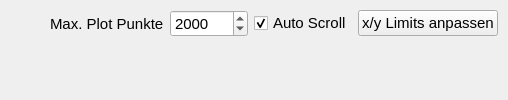
           <widget class="QWidget" name="time">
            <attribute name="title">
             <string>Zeitverlauf</string>
            </attribute>
            <layout class="QGridLayout" name="gridLayout_6">
             <property name="leftMargin">
              <number>10</number>
             </property>
             <property name="topMargin">
              <number>10</number>
             </property>
             <property name="rightMargin">
              <number>10</number>
             </property>
             <property name="bottomMargin">
              <number>5</number>
             </property>
             <item row="0" column="0">
              <layout class="QHBoxLayout" name="horizontalLayout_8">
               <property name="topMargin">
                <number>0</number>
               </property>
               <item>
                <spacer name="horizontalSpacer">
                 <property name="font">
                  <font>
                   <pointsize>11</pointsize>
                  </font>
                 </property>
                 <property name="orientation">
                  <enum>Qt::Orientation::Horizontal</enum>
                 </property>
                 <property name="sizeHint" stdset="0">
                  <size>
                   <width>40</width>
                   <height>20</height>
                  </size>
                 </property>
                </spacer>
               </item>
               <item>
                <widget class="QLabel" name="label_19">
                 <property name="font">
                  <font>
                   <pointsize>11</pointsize>
                  </font>
                 </property>
                 <property name="text">
                  <string>Max. Plot Punkte</string>
                 </property>
                </widget>
               </item>
               <item>
                <widget class="QSpinBox" name="sPlotpoints">
                 <property name="font">
                  <font>
                   <pointsize>11</pointsize>
                  </font>
                 </property>
                 <property name="minimum">
                  <number>10</number>
                 </property>
                 <property name="maximum">
                  <number>100000</number>
                 </property>
                 <property name="singleStep">
                  <number>10</number>
                 </property>
                 <property name="stepType">
                  <enum>QAbstractSpinBox::StepType::AdaptiveDecimalStepType</enum>
                 </property>
                 <property name="value">
                  <number>2000</number>
                 </property>
                </widget>
               </item>
               <item>
                <widget class="QCheckBox" name="autoScroll">
                 <property name="font">
                  <font>
                   <pointsize>11</pointsize>
                  </font>
                 </property>
                 <property name="text">
                  <string>Auto Scroll</string>
                 </property>
                 <property name="checked">
                  <bool>true</bool>
                 </property>
                </widget>
               </item>
               <item>
                <widget class="QPushButton" name="buttonAutoRange">
                 <property name="font">
                  <font>
                   <pointsize>11</pointsize>
                  </font>
                 </property>
                 <property name="text">
                  <string>x/y Limits anpassen</string>
                 </property>
                </widget>
               </item>
              </layout>
             </item>
             <item row="1" column="0">
              <widget class="QWidget" name="timePlot" native="true">
               <property name="sizePolicy">
                <sizepolicy hsizetype="MinimumExpanding" vsizetype="MinimumExpanding">
                 <horstretch>0</horstretch>
                 <verstretch>0</verstretch>
                </sizepolicy>
               </property>
               <property name="font">
                <font>
                 <pointsize>11</pointsize>
                </font>
               </property>
              </widget>
             </item>
            </layout>
           </widget>
